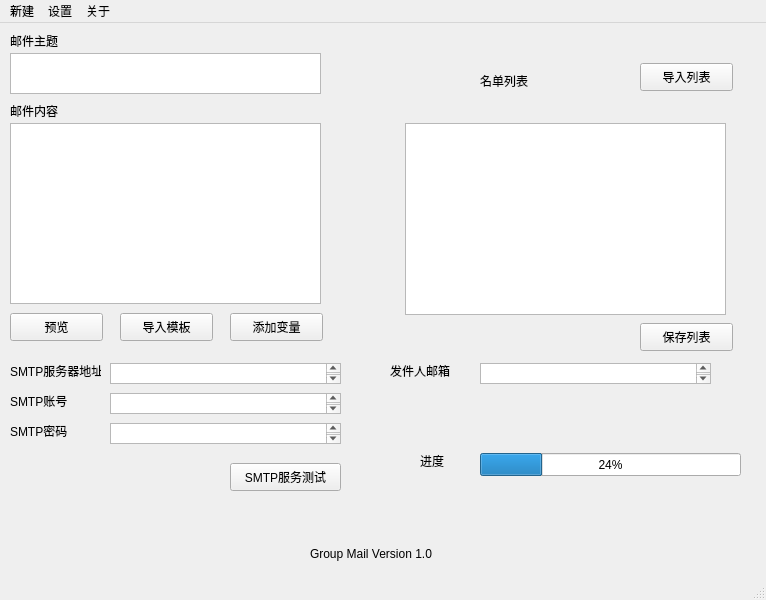
<?xml version="1.0" encoding="UTF-8"?>
<ui version="4.0">
 <class>MainWindow</class>
 <widget class="QMainWindow" name="MainWindow">
  <property name="geometry">
   <rect>
    <x>0</x>
    <y>0</y>
    <width>766</width>
    <height>600</height>
   </rect>
  </property>
  <property name="windowTitle">
   <string>MainWindow</string>
  </property>
  <widget class="QWidget" name="centralwidget">
   <widget class="QTextEdit" name="textEdit">
    <property name="geometry">
     <rect>
      <x>10</x>
      <y>100</y>
      <width>311</width>
      <height>181</height>
     </rect>
    </property>
   </widget>
   <widget class="QLabel" name="label">
    <property name="geometry">
     <rect>
      <x>310</x>
      <y>490</y>
      <width>191</width>
      <height>81</height>
     </rect>
    </property>
    <property name="text">
     <string>Group Mail Version 1.0</string>
    </property>
   </widget>
   <widget class="QTextEdit" name="textEdit_2">
    <property name="geometry">
     <rect>
      <x>10</x>
      <y>30</y>
      <width>311</width>
      <height>41</height>
     </rect>
    </property>
   </widget>
   <widget class="QLabel" name="label_2">
    <property name="geometry">
     <rect>
      <x>10</x>
      <y>10</y>
      <width>72</width>
      <height>15</height>
     </rect>
    </property>
    <property name="text">
     <string>邮件主题</string>
    </property>
   </widget>
   <widget class="QLabel" name="label_3">
    <property name="geometry">
     <rect>
      <x>10</x>
      <y>80</y>
      <width>72</width>
      <height>15</height>
     </rect>
    </property>
    <property name="text">
     <string>邮件内容</string>
    </property>
   </widget>
   <widget class="QPushButton" name="pushButton">
    <property name="geometry">
     <rect>
      <x>10</x>
      <y>290</y>
      <width>93</width>
      <height>28</height>
     </rect>
    </property>
    <property name="text">
     <string>预览</string>
    </property>
   </widget>
   <widget class="QPushButton" name="pushButton_2">
    <property name="geometry">
     <rect>
      <x>120</x>
      <y>290</y>
      <width>93</width>
      <height>28</height>
     </rect>
    </property>
    <property name="text">
     <string>导入模板</string>
    </property>
   </widget>
   <widget class="QPushButton" name="pushButton_3">
    <property name="geometry">
     <rect>
      <x>230</x>
      <y>290</y>
      <width>93</width>
      <height>28</height>
     </rect>
    </property>
    <property name="text">
     <string>添加变量</string>
    </property>
   </widget>
   <widget class="QLabel" name="label_4">
    <property name="geometry">
     <rect>
      <x>480</x>
      <y>50</y>
      <width>72</width>
      <height>15</height>
     </rect>
    </property>
    <property name="text">
     <string>名单列表</string>
    </property>
   </widget>
   <widget class="QPushButton" name="pushButton_4">
    <property name="geometry">
     <rect>
      <x>640</x>
      <y>40</y>
      <width>93</width>
      <height>28</height>
     </rect>
    </property>
    <property name="text">
     <string>导入列表</string>
    </property>
   </widget>
   <widget class="QPushButton" name="pushButton_5">
    <property name="geometry">
     <rect>
      <x>640</x>
      <y>300</y>
      <width>93</width>
      <height>28</height>
     </rect>
    </property>
    <property name="text">
     <string>保存列表</string>
    </property>
   </widget>
   <widget class="QLabel" name="label_5">
    <property name="geometry">
     <rect>
      <x>10</x>
      <y>340</y>
      <width>91</width>
      <height>16</height>
     </rect>
    </property>
    <property name="text">
     <string>SMTP服务器地址</string>
    </property>
   </widget>
   <widget class="QLabel" name="label_6">
    <property name="geometry">
     <rect>
      <x>10</x>
      <y>370</y>
      <width>72</width>
      <height>15</height>
     </rect>
    </property>
    <property name="text">
     <string>SMTP账号</string>
    </property>
   </widget>
   <widget class="QLabel" name="label_7">
    <property name="geometry">
     <rect>
      <x>10</x>
      <y>400</y>
      <width>72</width>
      <height>15</height>
     </rect>
    </property>
    <property name="text">
     <string>SMTP密码</string>
    </property>
   </widget>
   <widget class="QPushButton" name="pushButton_6">
    <property name="geometry">
     <rect>
      <x>230</x>
      <y>440</y>
      <width>111</width>
      <height>28</height>
     </rect>
    </property>
    <property name="text">
     <string>SMTP服务测试</string>
    </property>
   </widget>
   <widget class="QLabel" name="label_8">
    <property name="geometry">
     <rect>
      <x>390</x>
      <y>340</y>
      <width>81</width>
      <height>16</height>
     </rect>
    </property>
    <property name="text">
     <string>发件人邮箱</string>
    </property>
   </widget>
   <widget class="QTextBrowser" name="textBrowser">
    <property name="geometry">
     <rect>
      <x>110</x>
      <y>340</y>
      <width>231</width>
      <height>21</height>
     </rect>
    </property>
   </widget>
   <widget class="QTextBrowser" name="textBrowser_2">
    <property name="geometry">
     <rect>
      <x>110</x>
      <y>370</y>
      <width>231</width>
      <height>21</height>
     </rect>
    </property>
   </widget>
   <widget class="QTextBrowser" name="textBrowser_3">
    <property name="geometry">
     <rect>
      <x>110</x>
      <y>400</y>
      <width>231</width>
      <height>21</height>
     </rect>
    </property>
   </widget>
   <widget class="QTextBrowser" name="textBrowser_4">
    <property name="geometry">
     <rect>
      <x>480</x>
      <y>340</y>
      <width>231</width>
      <height>21</height>
     </rect>
    </property>
   </widget>
   <widget class="QProgressBar" name="progressBar">
    <property name="geometry">
     <rect>
      <x>480</x>
      <y>430</y>
      <width>261</width>
      <height>23</height>
     </rect>
    </property>
    <property name="value">
     <number>24</number>
    </property>
   </widget>
   <widget class="QLabel" name="label_9">
    <property name="geometry">
     <rect>
      <x>420</x>
      <y>430</y>
      <width>41</width>
      <height>16</height>
     </rect>
    </property>
    <property name="text">
     <string>进度</string>
    </property>
   </widget>
   <widget class="QTableWidget" name="tableWidget">
    <property name="geometry">
     <rect>
      <x>405</x>
      <y>100</y>
      <width>321</width>
      <height>192</height>
     </rect>
    </property>
   </widget>
  </widget>
  <widget class="QMenuBar" name="menubar">
   <property name="geometry">
    <rect>
     <x>0</x>
     <y>0</y>
     <width>766</width>
     <height>26</height>
    </rect>
   </property>
   <widget class="QMenu" name="menu">
    <property name="title">
     <string>新建</string>
    </property>
    <addaction name="action"/>
   </widget>
   <widget class="QMenu" name="menu_2">
    <property name="title">
     <string>设置</string>
    </property>
    <addaction name="actionSMTP"/>
    <addaction name="actionPOP3"/>
   </widget>
   <widget class="QMenu" name="menu_3">
    <property name="title">
     <string>关于</string>
    </property>
    <addaction name="action_2"/>
    <addaction name="action_3"/>
   </widget>
   <addaction name="menu"/>
   <addaction name="menu_2"/>
   <addaction name="menu_3"/>
  </widget>
  <widget class="QStatusBar" name="statusbar"/>
  <action name="action">
   <property name="text">
    <string>导入收件人列表</string>
   </property>
  </action>
  <action name="actionSMTP">
   <property name="text">
    <string>SMTP服务器设置</string>
   </property>
  </action>
  <action name="actionPOP3">
   <property name="text">
    <string>POP3服务器设置</string>
   </property>
  </action>
  <action name="action_2">
   <property name="text">
    <string>更新版本</string>
   </property>
  </action>
  <action name="action_3">
   <property name="text">
    <string>关于我们</string>
   </property>
  </action>
 </widget>
 <resources/>
 <connections/>
</ui>
